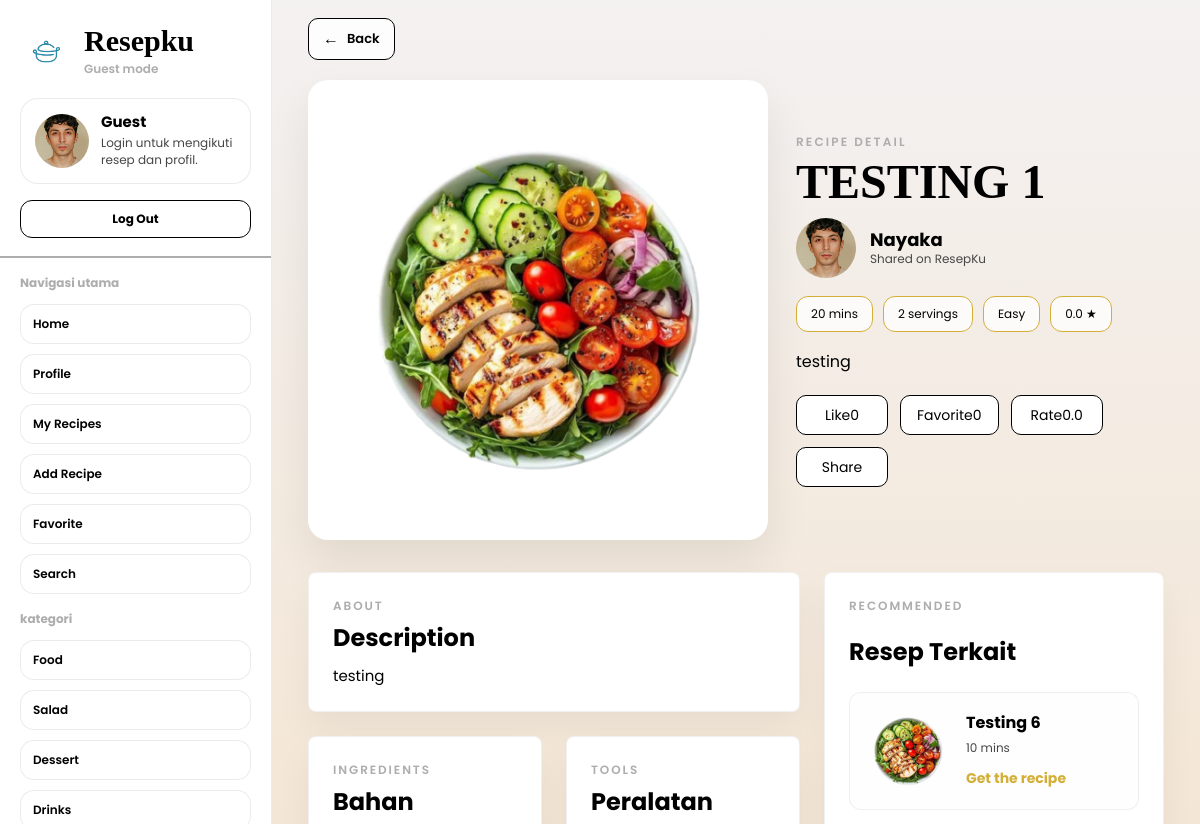
The page /resep/detail.php (upper part) on the database as committed earlier.
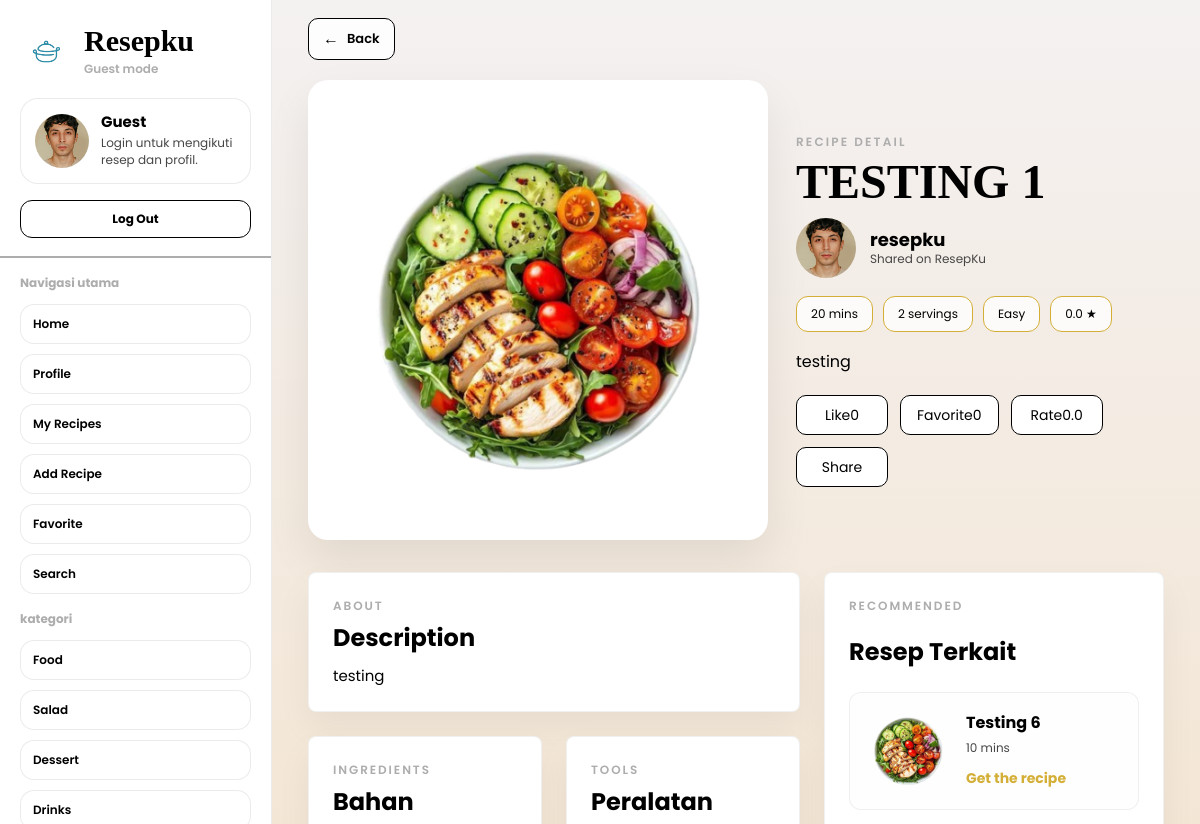
The same page on the database as committed later.
### tables this page shows
CREATE TABLE `recipes` (
  `resep_id` bigint UNSIGNED NOT NULL,
  `pengguna_id` bigint UNSIGNED NOT NULL,
  `nama_resep` varchar(255) NOT NULL,
  `deskripsi` text,
  `langkah_resep` text,
  `waktu_memasak` int DEFAULT NULL,
  `porsi` int DEFAULT NULL,
  `foto_resep` varchar(255) DEFAULT NULL,
  `kategori` varchar(100) DEFAULT NULL,
  `tingkat_kesulitan` enum('mudah','sedang','sulit') NOT NULL DEFAULT 'sedang',
  `dibuat_pada` timestamp NULL DEFAULT CURRENT_TIMESTAMP
);

CREATE TABLE `pengguna` (
  `pengguna_id` bigint UNSIGNED NOT NULL,
  `nama_pengguna` varchar(50) NOT NULL,
  `email` varchar(100) NOT NULL,
  `kata_sandi` varchar(255) NOT NULL,
  `foto_profil` varchar(255) DEFAULT NULL,
  `bio` text,
  `role` enum('pengguna','admin') NOT NULL DEFAULT 'pengguna',
  `status` enum('aktif','nonaktif') NOT NULL DEFAULT 'aktif',
  `dibuat_pada` timestamp NULL DEFAULT CURRENT_TIMESTAMP
);

### config/helpers.php (called while the page is built, shortened)
<?php
function csrfToken(): string
{
    return $_SESSION['csrf_token'];
}
function e(?string $value): string
{
    return htmlspecialchars((string) $value, ENT_QUOTES, 'UTF-8');
}

### config/db.php (called while the page is built, shortened)
<?php
function db(): PDO
{
    static $pdo = null;
    if ($pdo instanceof PDO) {
        return $pdo;
    }
    $host = env('DB_HOST', '127.0.0.1');
    $port = env('DB_PORT', '3306');
    $database = env('DB_DATABASE', 'resepku');
    $username = env('DB_USERNAME', 'root');
    $password = env('DB_PASSWORD', '');
    $dsn = "mysql:host={$host};port={$port};dbname={$database};charset=utf8mb4";
    $pdo = new PDO($dsn, $username, $password, [
        PDO::ATTR_ERRMODE => PDO::ERRMODE_EXCEPTION,
        PDO::ATTR_DEFAULT_FETCH_MODE => PDO::FETCH_ASSOC,
        PDO::ATTR_EMULATE_PREPARES => false,
    ]);
    return $pdo;
}

### data/recipe_repository.php (called while the page is built, shortened)
<?php
require_once __DIR__ . '/../config/db.php';
function recipe_asset_path(?string $path): string
{
    $path = trim((string) $path);
    if (str_starts_with($path, '../') || str_starts_with($path, './')) {
        return $path;
    }
    return '../' . ltrim($path, '/');
}
function recipe_row_to_card(array $row): array
{
    $id = (int) ($row['resep_id'] ?? 0);
    $title = (string) ($row['nama_resep'] ?? '');
    $image = recipe_asset_path($row['foto_resep'] ?? null);
    return [
        'id' => $id,
        'user_id' => (int) ($row['user_id'] ?? 0),
        'title' => $title !== '' ? $title : 'Untitled Recipe',
        'slug' => $row['slug'] ?? ($id > 0 ? 'recipe-' . $id : 'recipe-preview'),
        'image' => $image,
        'author' => $row['author'] ?? 'ResepKu Team',
        'author_avatar' => recipe_asset_path($row['author_avatar'] ?? '../assets/img/home-profile.png'),
        'cook_time' => recipe_format_cook_time($row['waktu_memasak'] ?? null),
        'servings' => recipe_format_servings($row['porsi'] ?? null),
        'difficulty' => recipe_format_difficulty($row['tingkat_kesulitan'] ?? null),
        'rating' => isset($row['rating_value']) ? (float) $row['rating_value'] : 0.0,
        'likes_count' => (int) ($row['likes_count'] ?? 0),
        'favorites_count' => (int) ($row['favorites_count'] ?? 0),
        'summary' => (string) ($row['summary'] ?? ''),
        'description' => (string) ($row['deskripsi'] ?? ''),
        'ingredients' => $row['ingredients'] ?? [],
        'tools' => $row['tools'] ?? [],
        'steps' => $row['steps'] ?? [],
        'category' => (string) ($row['kategori'] ?? ''),
        'related' => $row['related'] ?? [],
    ];
}
function recipe_format_cook_time(mixed $minutes): string
{
    return ((int) $minutes) . ' mins';
}
function recipe_format_servings(mixed $servings): string
{
    $servings = (int) $servings;
    return $servings . ($servings === 1 ? ' serving' : ' servings');
}
function recipe_format_difficulty(mixed $difficulty): string
{
    return match ((string) $difficulty) {
        'mudah' => 'Easy',
        'sedang' => 'Medium',
        'sulit' => 'Hard',
        default => '-',
    };
}
function recipe_parse_list(?string $value): array
{
    $value = trim((string) $value);
    $parts = preg_split('/\r\n|\r|\n/', $value);
    $items = [];
    foreach ($parts as $part) {
        $item = trim(preg_replace('/^\s*[-•\d.\)]\s*/', '', (string) $part));
        if ($item !== '') {
            $items[] = $item;
        }
    }
    return $items;
}
function recipe_find_db(int $id): ?array
{
    $sql = <<<SQL
        SELECT
            r.resep_id,
            r.pengguna_id,
            r.nama_resep,
            r.deskripsi,
            r.langkah_resep,
            r.waktu_memasak,
            r.porsi,
            r.foto_resep,
            r.kategori,
            r.tingkat_kesulitan,
            p.nama_pengguna AS author_name,
            p.foto_profil AS author_avatar
        FROM recipes r
        INNER JOIN pengguna p ON p.pengguna_id = r.pengguna_id
        WHERE r.resep_id = :id
        LIMIT 1
    SQL;
    $stmt = db()->prepare($sql);
    $stmt->execute([':id' => $id]);
    $row = $stmt->fetch();
    $ingredientsStmt = db()->prepare(
        'SELECT nama_bahan, jumlah, satuan, keterangan FROM bahan_resep WHERE resep_id = :id ORDER BY bahan_resep_id ASC'
    );
    $ingredientsStmt->execute([':id' => $id]);
    $ingredients = [];
    foreach ($ingredientsStmt->fetchAll() as $ingredientRow) {
        $ingredient = trim((string) ($ingredientRow['nama_bahan'] ?? ''));
        $amount = trim((string) ($ingredientRow['jumlah'] ?? ''));
        $unit = trim((string) ($ingredientRow['satuan'] ?? ''));
        $note = trim((string) ($ingredientRow['keterangan'] ?? ''));
        if ($amount !== '') {
            $ingredient .= ' ' . $amount;
        }
        if ($unit !== '') {
            $ingredient .= ' ' . $unit;
        }
        if ($note !== '') {
            $ingredient .= ' ' . $note;
        }
        $ingredients[] = trim($ingredient);
    }
    $toolsStmt = db()->prepare(
        'SELECT nama_peralatan FROM peralatan_resep WHERE resep_id = :id ORDER BY peralatan_id ASC'
    );
    $toolsStmt->execute([':id' => $id]);
    $tools = [];
    foreach ($toolsStmt->fetchAll() as $toolRow) {
        $tool = trim((string) ($toolRow['nama_peralatan'] ?? ''));
        if ($tool !== '') {
            $tools[] = $tool;
        }
    }
    $steps = recipe_parse_list((string) ($row['langkah_resep'] ?? ''));
    $summary = trim((string) ($row['deskripsi'] ?? ''));
    return recipe_row_to_card([
        'resep_id' => $row['resep_id'],
        'user_id' => (int) ($row['pengguna_id'] ?? 0),
        'nama_resep' => $row['nama_resep'],
        'foto_resep' => $row['foto_resep'],
        'waktu_memasak' => $row['waktu_memasak'],
        'porsi' => $row['porsi'],
        'tingkat_kesulitan' => $row['tingkat_kesulitan'],
        'kategori' => $row['kategori'],
        'summary' => $summary,
        'deskripsi' => $row['deskripsi'] ?? '',
        'author' => $row['author_name'] ?? 'ResepKu Team',
        'author_avatar' => $row['author_avatar'] ?? '../assets/img/home-profile.png',
        'ingredients' => $ingredients,
        'tools' => $tools,
        'steps' => $steps,
        'related' => [],
    ]);
}
function recipe_social_state_db(int $recipeId, ?int $userId = null): array
{
    $pdo = db();
    $countStmt = $pdo->prepare(
        'SELECT
            (SELECT COUNT(*) FROM likes WHERE resep_id = :likes_recipe_id) AS likes_count,
            (SELECT COUNT(*) FROM favorite WHERE resep_id = :favorites_recipe_id) AS favorites_count,
            (SELECT COUNT(*) FROM ratings WHERE resep_id = :ratings_recipe_id) AS ratings_count,
            (SELECT AVG(rating_value) FROM ratings WHERE resep_id = :average_recipe_id) AS rating_average'
    );
    $countStmt->execute([
        ':likes_recipe_id' => $recipeId,
        ':favorites_recipe_id' => $recipeId,
        ':ratings_recipe_id' => $recipeId,
        ':average_recipe_id' => $recipeId,
    ]);
    $counts = $countStmt->fetch() ?: [];
    $state = [
        'recipe_id' => $recipeId,
        'likes_count' => (int) ($counts['likes_count'] ?? 0),
        'favorites_count' => (int) ($counts['favorites_count'] ?? 0),
        'ratings_count' => (int) ($counts['ratings_count'] ?? 0),
        'rating_average' => round((float) ($counts['rating_average'] ?? 0), 1),
        'liked' => false,
        'favorited' => false,
        'user_rating' => null,
    ];
    return $state;
}

### resep/detail.php (the view, shortened to what the changed rows need)
<?php
require_once __DIR__ . '/../config/helpers.php';
require_once __DIR__ . '/../data/recipe_repository.php';
$isGuest = empty($_SESSION['user']);
$currentUserId = (int) ($_SESSION['user']['id'] ?? 0);
$recipeId = (int) ($_GET['id'] ?? 1);
$recipe = recipe_find_db($recipeId);
$socialState = $recipe['id'] > 0 ? recipe_social_state_db($recipe['id'], $currentUserId > 0 ? $currentUserId : null) : [
    'recipe_id' => 0,
    'likes_count' => 0,
    'favorites_count' => 0,
    'ratings_count' => 0,
    'rating_average' => 0.0,
    'liked' => false,
    'favorited' => false,
    'user_rating' => null,
];
?>
<!DOCTYPE html>
<html lang="id">
<head>
    <link rel="stylesheet" href="../assets/css/style.css">
</head>
<body class="detail-page" data-guest-mode="<?= $isGuest ? '1' : '0' ?>" data-csrf-token="<?= e(csrfToken()) ?>">
    <main class="detail-main">
        <section class="detail-hero">
            <div class="detail-hero__panel">
                <p class="detail-hero__eyebrow">Recipe Detail</p>
                <h1><?= e($recipe['title']) ?></h1>
                <?php if ((int) ($recipe['user_id'] ?? 0) > 0): ?>
                    <a class="detail-author detail-author--link" href="../profil/?id=<?= e((string) $recipe['user_id']) ?>">
                        <img src="<?= e($recipe['author_avatar']) ?>" alt="">
                        <div>
                            <strong><?= e($recipe['author']) ?></strong>
                            <span>Shared on ResepKu</span>
                        </div>
                    </a>
                <?php endif; ?>
                <div class="detail-meta">
                    <span><?= e($recipe['cook_time']) ?></span>
                    <span><?= e($recipe['servings']) ?></span>
                    <span><?= e($recipe['difficulty']) ?></span>
                    <span data-rating-average><?= number_format((float) $socialState['rating_average'], 1) ?> ★</span>
                </div>
                <p class="detail-summary"><?= e($recipe['summary']) ?></p>
                <div class="detail-actions" aria-label="Aksi resep">
                    <button type="button" class="detail-action<?= $socialState['liked'] ? ' is-active' : '' ?>" data-guest-gate data-social-action="like" data-recipe-id="<?= e((string) $recipe['id']) ?>">
                    </button>
                    <button type="button" class="detail-action<?= $socialState['favorited'] ? ' is-active' : '' ?>" data-guest-gate data-social-action="favorite" data-recipe-id="<?= e((string) $recipe['id']) ?>">
                    </button>
                    <button type="button" class="detail-action" data-guest-gate data-social-action="rate" data-recipe-id="<?= e((string) $recipe['id']) ?>">
                    </button>
                    <button type="button" class="detail-action" data-social-action="share" data-share-url="<?= e((string) (($_SERVER['REQUEST_SCHEME'] ?? 'http') . '://' . ($_SERVER['HTTP_HOST'] ?? 'localhost') . $_SERVER['REQUEST_URI'])) ?>">
                    </button>
                </div>
            </div>
        </section>
        <section class="detail-grid">
            <div class="detail-column">
                <article class="detail-panel">
                    <p class="detail-panel__label">About</p>
                    <h2>Description</h2>
                    <p class="detail-panel__text"><?= e($recipe['description']) ?></p>
                </article>
                <div class="detail-duo">
                    <article class="detail-panel">
                        <h2>Bahan</h2>
                    </article>
                    <article class="detail-panel">
                        <h2>Peralatan</h2>
                    </article>
                </div>
            </div>
            <aside class="detail-side">
                <article class="detail-panel detail-panel--compact">
                    <h2>Resep Terkait</h2>
                </article>
            </aside>
        </section>
    </main>
</body>
</html>

Rows that differ between the two databases and show on the page:
changed through a linked row, recipes "TESTING 1": pengguna.nama_pengguna "Nayaka" → "resepku"
